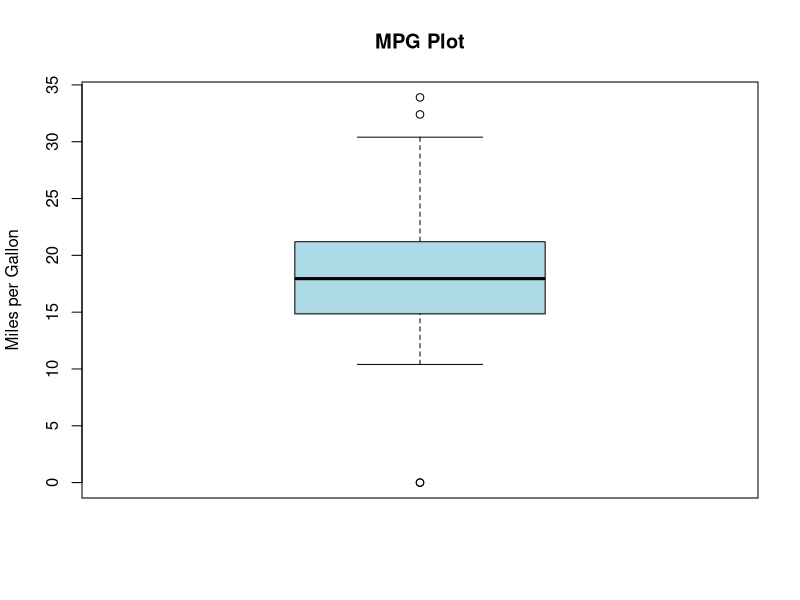
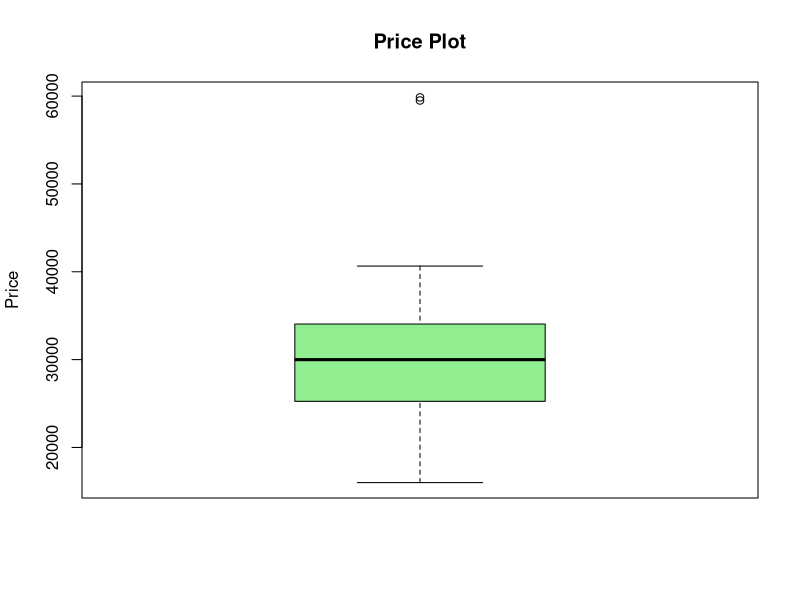
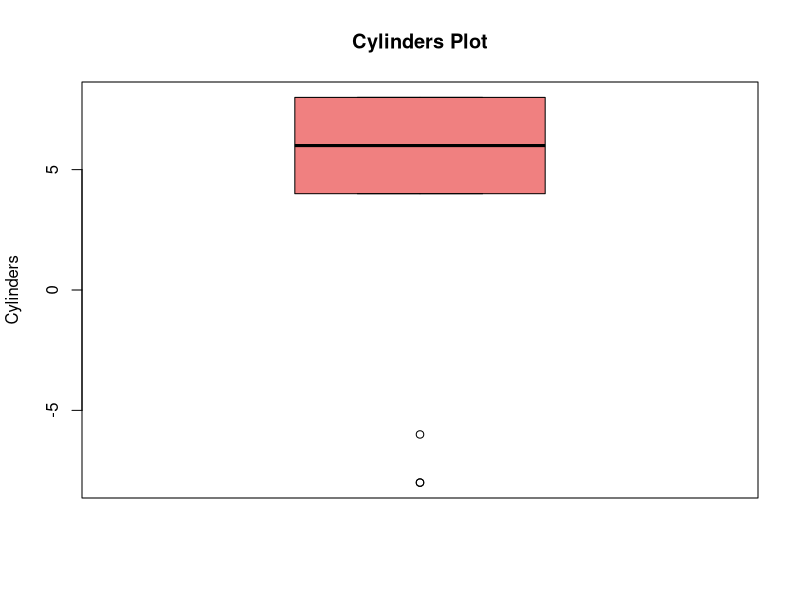
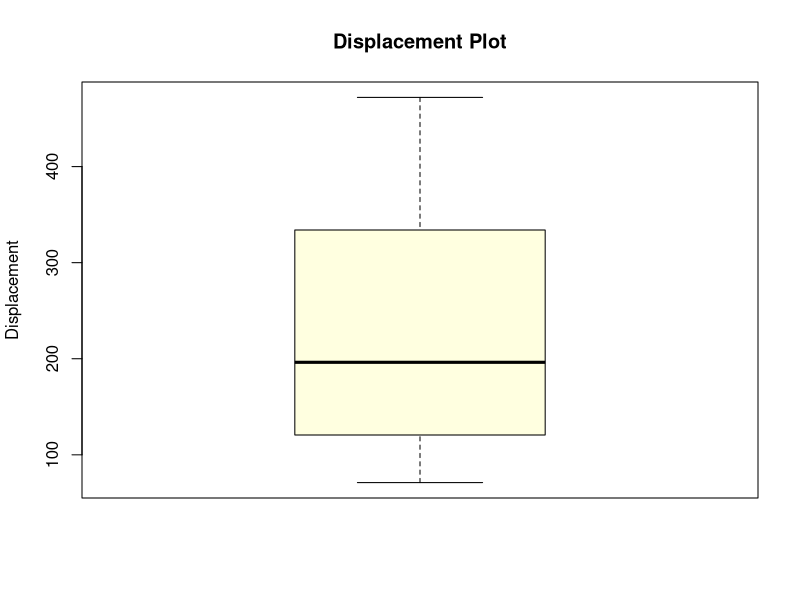
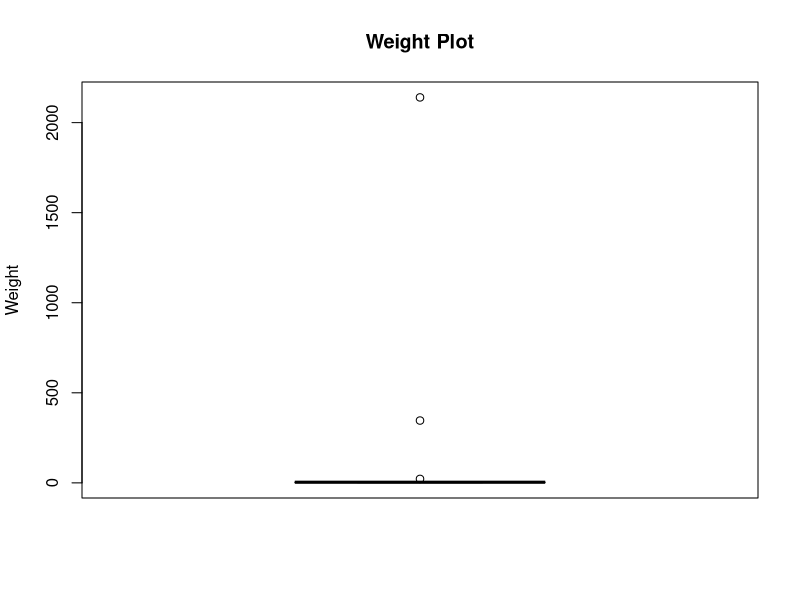
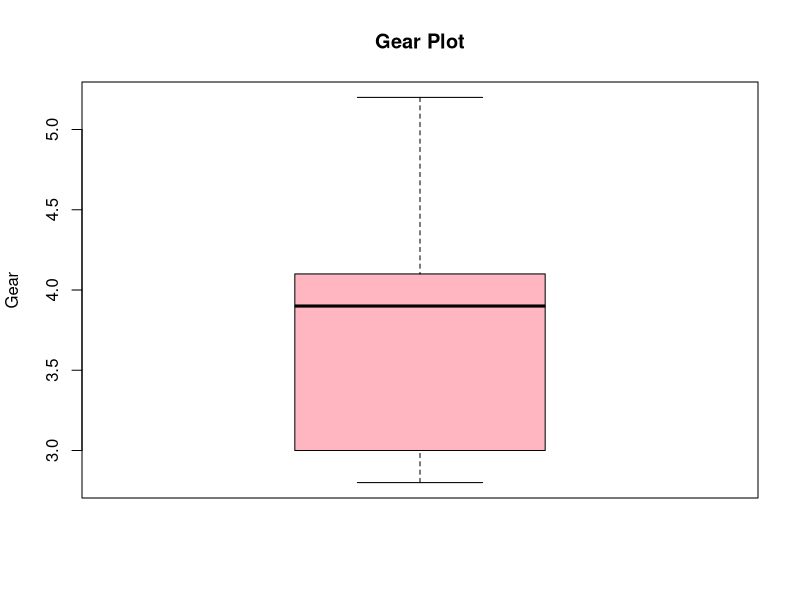
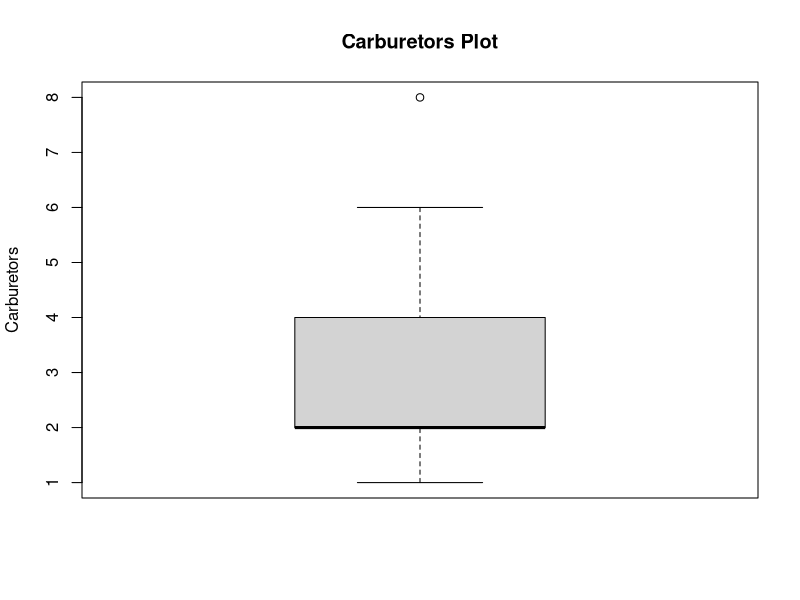
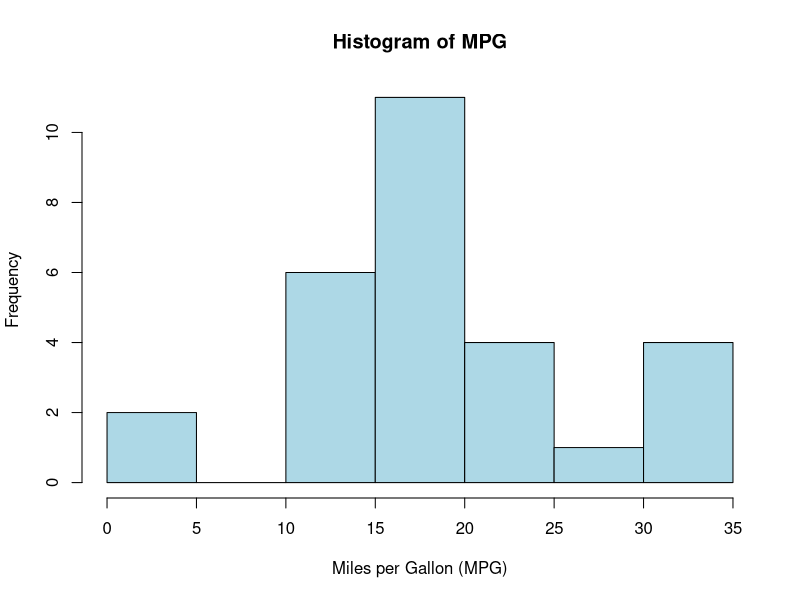

The R source for these figures, in order:
# Importing libraries
library(dplyr)
library(ggplot2)
library(reshape2)
library(VIM)

# Load the dataset from the current working directory
car_data <- read.csv("cgh_cars.csv")

# Check if the data is loaded correctly
head(car_data)
summary(car_data)

# Checking for outliers in numerical variables
boxplot(car_data$mpg, main="MPG Plot", ylab="Miles per Gallon", col="lightblue")
boxplot(car_data$price, main="Price Plot", ylab="Price", col="lightgreen")
boxplot(car_data$cyl, main="Cylinders Plot", ylab="Cylinders", col="lightcoral")
boxplot(car_data$disp, main="Displacement Plot", ylab="Displacement", col="lightyellow")
boxplot(car_data$wt, main="Weight Plot", ylab="Weight", col="lightcyan")
boxplot(car_data$gear, main="Gear Plot", ylab="Gear", col="lightpink")
boxplot(car_data$carb, main="Carburetors Plot", ylab="Carburetors", col="lightgray")

# Histograms in numerical variables
hist(car_data$mpg, main="Histogram of MPG", xlab="Miles per Gallon (MPG)", col="lightblue", border="black")
hist(car_data$price, main="Histogram of Price", xlab="Price", col="lightgreen", border="black")
hist(car_data$cyl, main="Histogram of Cylinders", xlab="Cylinders", col="lightcoral", border="black")
hist(car_data$disp, main="Histogram of Displacement", xlab="Displacement", col="lightyellow", border="black")
hist(car_data$wt, main="Histogram of Weight", xlab="Weight", col="lightcyan", border="black")
hist(car_data$gear, main="Histogram of Gear", xlab="Gear", col="lightpink", border="black")
hist(car_data$carb, main="Histogram of Carburetors", xlab="Carburetors", col="lightgray", border="black")


# Bar plots for categorical variables
barplot(table(car_data$brand), main="Car Brands", col="lightblue", ylab="Frequency", las=2)
barplot(table(car_data$type), main="Car Type", col="lightgreen", ylab="Frequency", las=2)
barplot(table(car_data$style), main="Car Style", col="lightcoral", ylab="Frequency", las=2)

# Correlation Matrix
numeric_data <- car_data %>% 
  select(mpg, cyl, disp, wt, gear, carb, price)  # Select numeric columns
# Calculate correlation matrix
cor_matrix <- cor(numeric_data, use = "complete.obs")
# Reshape the correlation matrix for ggplot
cor_melt <- melt(cor_matrix)
# Plot heatmap
ggplot(cor_melt, aes(x=Var1, y=Var2, fill=value)) + 
  geom_tile() +
  scale_fill_gradient2(low = "blue", high = "red", mid = "white", midpoint = 0) +
  labs(title = "Correlation Heatmap", x = "", y = "") +
  theme_minimal() +
  theme(axis.text.x = element_text(angle = 45, hjust = 1))


# Start of data-cleaning
summary(car_data)
columns_to_check <- c("mpg", "cyl", "disp", "wt", "price")
# Replace negative and zero values with NA
for (col in columns_to_check) {
  car_data[[col]][car_data[[col]] <= 0] <- NA
}
# Check 
summary(car_data)

car_data_imputed <- kNN(car_data, variable = c("mpg", "cyl", "disp", "wt", "price"), k = 5)
# Remove the extra columns added by kNN (ending in '_imp')
car_data_imputed <- car_data_imputed %>%
  select(-ends_with("_imp"))

# Check if missing values are imputed
summary(car_data_imputed)

# List of numerical columns to standardize
numeric_cols <- c("mpg", "cyl", "disp", "wt", "price")

# Standardization (mean = 0, standard deviation = 1)
car_data_standardized <- car_data_imputed
car_data_standardized[numeric_cols] <- scale(car_data_imputed[numeric_cols])

# Check summary to confirm standardization
summary(car_data_standardized)

# Function to cap outliers at 95th percentile
cap_outliers <- function(df, column) {
  upper_bound <- quantile(df[[column]], 0.95, na.rm = TRUE)
  df[[column]][df[[column]] > upper_bound] <- upper_bound
  return(df)
}

# Cap outliers for numeric columns
for (col in numeric_cols) {
  car_data_standardized <- cap_outliers(car_data_standardized, col)
}

# Check dataset after capping outliers
summary(car_data_standardized)

# One-Hot Encoding for categorical variables
car_data_encoded <- car_data_standardized %>%
  mutate(across(c(brand, type, style), as.factor)) %>%
  model.matrix(~ brand + type + style - 1, .) %>%
  as.data.frame()

# Combine one-hot encoded variables with the standardized numeric data
car_data_final <- cbind(car_data_standardized, car_data_encoded)

# Check the final dataset
head(car_data_final)
